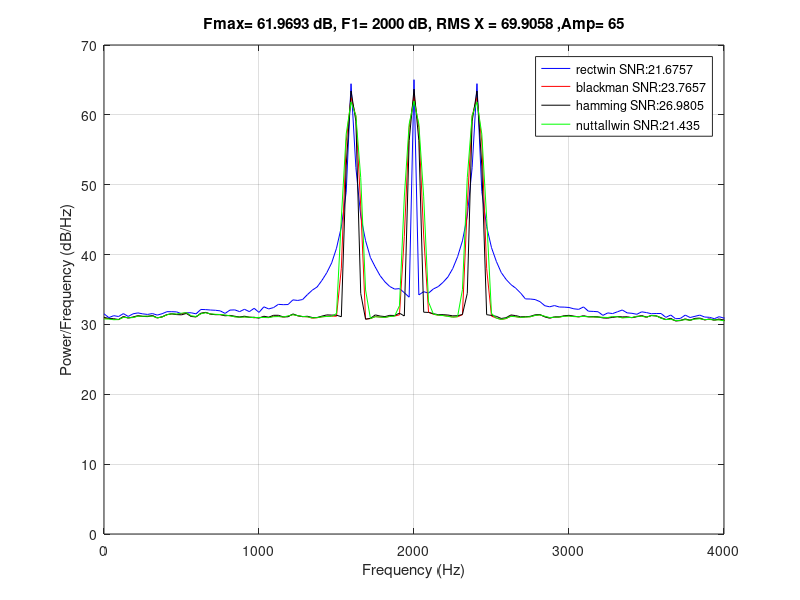

This figure's MATLAB source:
clear all;clc;close


%Define simulation parameters
Fs=48000;  %Original sampling frequency
T=8;       %Recording time in seconds
F1=2000;   %First stimulus
F2=2400;   %Second stimulus
F3=2*F1-F2; %Expected Response
A=65;      %Stimulus amplitude in dBu
L=512;     %Averaging windowLength L <= Fs*T, total windows ~ Fs*T/L
step=L/2;  %Amount of over in samples, (step=L/2 -> 50%, step=L -> 0%)
aproxFreq=false;  %If this is set to true, will approximate F1 and F2 such that FFT leakage due to choice of L is minimized (see below).
noisedB=60; 
%End of simulation parameters %

%Decimation parameters
decFs=16000;      %Final frequency
b=fir1(28, 6/24); % Filter parameters for low pass to be applied before decimation

%Note: In order to avoid leakage due to the number of samples in the FFT,
%the frequency should be a multiple of 2*pi/L (See See Hayes 1999 pg 239
%for details). 
if(aproxFreq) 
     Fstep=Fs/L;
     F1=round(F1/Fstep)*Fstep;
     F2=round(F2/Fstep)*Fstep;
     F3=2*F1-F2;
end


tm=[0:1/Fs:T];
N=length(tm);
tone1=sin(2*pi*F1*tm);
tone2=sin(2*pi*F2*tm);
tone3=sin(2*pi*F3*tm);
noise=randn(1,N);
RMS_TONE=sqrt(2);
RMS_NOISE=sqrt(mean(noise.^2));

%Normalization factor
gain=RMS_TONE*10^(A/20);
ngain=RMS_NOISE.*10^(noisedB/20);

%Normalize the tones and generate the stimulus
tone1=tone1.*gain;
tone2=tone2.*gain;
tone3=tone3.*gain;
noise=noise.*ngain;
x= tone1 + tone2 + tone3 + noise;


%Filter and decimate the signal
if(~isempty(decFs))
    K=Fs/decFs;
    x=filter(b,1,x);
    x=x(1:K:end);
    Fs=decFs;
    tm=[0:1/Fs:T];
    N=length(tm);
end


M=floor(N/step);
if(M*step > L)
    M=M-1;
end


%Define window types  to compare
WIN={'rectwin','blackman','hamming','nuttallwin'};
clr=['brkg'];
NWIN=length(WIN);

for nwin=1:NWIN


%Define windows and get its RMS
eval(['win=' WIN{nwin} '(L);'])
POW_WIN=mean(abs(win).^2);

%Get running average of FFTs (we are estimating via WELCH's method)
X=zeros(1,L);
for m=1:M
    ind1=(m-1)*step+1;
    Xtmp=  ( abs(fft(x(ind1:ind1+L-1).*win')).^2 )./(L*L*POW_WIN/2) ;
    X= ( (m-1).*X + Xtmp ) ./m;
end

%Convert to dB
X=10*log10(X);
%Get Frequency axis
freq = 0:Fs/length(X):Fs;
freq(end)=[];

%Get stats
[maxX,indMax]=max(X);
RMS_X=20*log10(sqrt(mean(x.^2)));

%Estimate noise floor according to Gorga 1983
[~,ind]=min(abs(F3-freq));
%Gorga used 3 bins up and 3 bins below response to estimate noise floor
%his bin width was close to 50 Hz
[~,LB]=min(abs((F3-150)-freq));
[~,UB]=min(abs((F3+150)-freq));
respEst=X(ind);
noiseEst=mean([mean(X(LB:ind-1)) mean(X(ind+1:UB))]);

%Plot everything
plot(freq,X,clr(nwin)); hold on
grid on
title(['Fmax= ' num2str(maxX) ' dB, F1= ' num2str(F1) ' dB, RMS X = ' num2str(RMS_X) ' ,Amp= ' num2str(A)])
xlabel('Frequency (Hz)')
ylabel('Power/Frequency (dB/Hz)')
xlim([0 4000])
WIN{nwin}=[ WIN{nwin} ' SNR:' num2str(num2str(respEst-noiseEst))];
end
legend(WIN(:))

